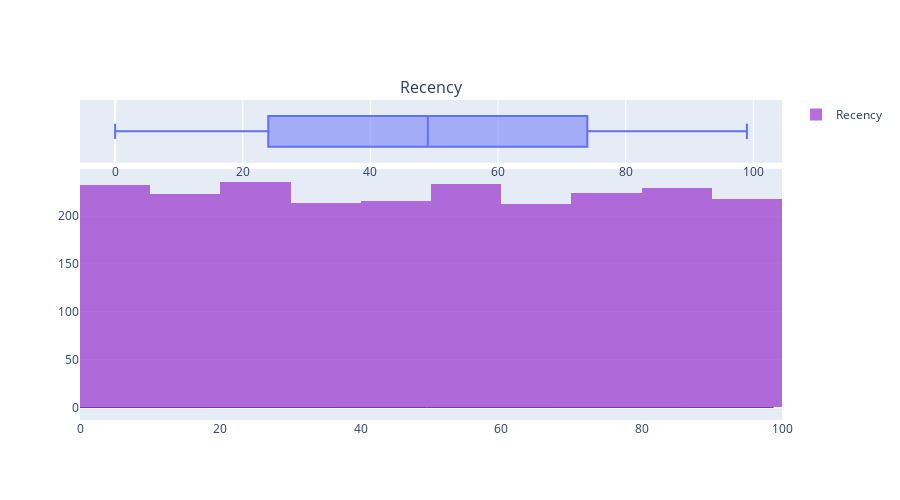

The code cell stored with this chart in its notebook:
### Markdown cell above
This shows the number of days since customer's last purchase, which may be interesting.

### Code cell
plotlyDist(customerData,"Recency",binSize = 10)

### Figure 1 — Plotly figure (JSON) as saved in the notebook; plotly's stock layout.template omitted (floating-point values rounded to 4 significant figures; data arrays with more than 128 entries replaced by an {"elided": "..."} marker saying what was removed)
{"data": [{"legendgroup": "Recency", "name": "", "showlegend": false, "type": "box", "x": {"elided": "2240 int values"}, "xaxis": "x", "yaxis": "y"}, {"autobinx": false, "histnorm": "", "legendgroup": "Recency", "marker": {"color": "DarkOrchid"}, "name": "Recency", "opacity": 0.7, "type": "histogram", "x": {"elided": "2240 int values"}, "xaxis": "x2", "xbins": {"end": 99, "size": 10, "start": 0}, "yaxis": "y2"}, {"legendgroup": "Recency", "line": {"color": "RebeccaPurple", "width": 1}, "marker": {"color": "rgb(31, 119, 180)"}, "mode": "lines", "name": "Recency", "showlegend": false, "type": "scatter", "x": {"elided": "500 float values"}, "xaxis": "x2", "y": {"elided": "500 float values"}, "yaxis": "y2"}], "layout": {"annotations": [{"font": {"size": 16}, "showarrow": false, "text": "Recency", "x": 0.5, "xanchor": "center", "xref": "paper", "y": 1, "yanchor": "bottom", "yref": "paper"}], "height": 500, "xaxis": {"anchor": "y", "domain": [0, 1]}, "xaxis2": {"anchor": "y2", "domain": [0, 1]}, "yaxis": {"anchor": "x", "domain": [0.804, 1]}, "yaxis2": {"anchor": "x2", "domain": [0, 0.784]}}}
